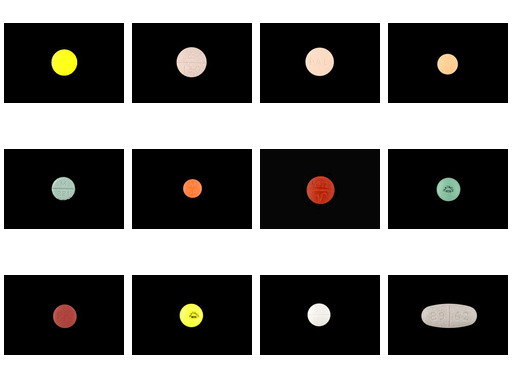
#> input picture image_110_pills_matches.jpg, 512 x 378 px
$ python extract_features.py image_110_pills_matches.jpg   (Python 2 division)
#> lines starting #> are read from the running program, lines starting #| are printed output that depends on the picture
#!/usr/bin/env python
#@author: Brandon Tarney
#@Date: 11/19/2017

## WHAT: Sample program to extract image features
## HOW: python extract_features.py image_100.jpg

import cv2
import sys
import random
import numpy

#Extracts features from image and returns them as a vector
def extract_features(src_image_bgr, src_image_gray):
    feature_vector = []
    src_image_hsv = cv2.cvtColor(src_image_bgr, cv2.COLOR_BGR2HSV)

    #Image size/shape
    feature_vector.append(src_image_bgr.shape[0])#height
    feature_vector.append(src_image_bgr.shape[1])#width

    # gray-scale histogram descriptors
    append_gray_histogram_descriptors(src_image_gray, feature_vector)

    # color histogram descriptors
    append_color_histogram_descriptors(src_image_bgr, feature_vector)

    #corner descriptors
    append_corner_descriptors(src_image_gray, feature_vector)

    #ORB descriptors
    append_orb_descriptors(src_image_gray, feature_vector)

    #SIFT descriptors
    append_sift_descriptors(src_image_gray, feature_vector)

    # do SURF stuff
    append_surf_descriptors(src_image_gray, feature_vector)

    #print("feature_vector is " + str(len(feature_vector)) + " long")
    return feature_vector


def append_corner_descriptors(src_image_gray, feature_vector):
    # goodFeaturesToTrack: returns array of corners
    max_corners = 100
    qualityLevel = 0.01
    min_distance_between_corners = 10
    corners = cv2.goodFeaturesToTrack(
            src_image_gray,
            max_corners,
            qualityLevel,
            min_distance_between_corners)
    number_of_corners = len(corners)
    feature_vector.append(number_of_corners)
    return


def append_orb_descriptors(src_image_gray, feature_vector):
    # ORB: returns 2d descriptor array
    orb = cv2.ORB_create()
    (keypoints, descriptors) = orb.detectAndCompute(src_image_gray, None)
    append_array_statistic_descriptors(descriptors, feature_vector)
    return


def append_surf_descriptors(src_image_gray, feature_vector):
    # SURF: returns 2d descriptor array
    surf = cv2.xfeatures2d.SURF_create(1)
    (keypoints, descriptors) = surf.detectAndCompute(src_image_gray, None)
    append_array_statistic_descriptors(descriptors, feature_vector)
    return


def append_sift_descriptors(src_image_gray, feature_vector):
    # SIFT: returns 2d descriptor array
    sift = cv2.xfeatures2d.SIFT_create(1)
    (keypoints, descriptors) = sift.detectAndCompute(src_image_gray, None)
    append_array_statistic_descriptors(descriptors, feature_vector)
    return


def append_gray_histogram_descriptors(src_image_gray, feature_vector):
    #get histogram
    gray_histogram = cv2.calcHist([src_image_gray], [0], None, [256],[0,256])
    #cv2.normalize(gray_histogram, gray_histogram)
    gray_histogram = gray_histogram.flatten()

    append_histogram_descriptors(gray_histogram, feature_vector)
    return


def append_color_histogram_descriptors(src_image_bgr, feature_vector):
    # get B, G, R histograms
    channels = cv2.split(src_image_bgr)
    for channel in channels:
        histogram = cv2.calcHist([channel], [0], None, [256], [0,256])
        #cv2.normalize(histogram, histogram)
        histogram = histogram.flatten()
        append_histogram_descriptors(histogram, feature_vector)
    return


def append_histogram_descriptors(histogram, feature_vector):
    #extract descriptors: mean, std_dev, max val & index of max val (color value)
    mean, std_dev = cv2.meanStdDev(histogram)
    max_val = numpy.amax(histogram)
    max_index = numpy.argmax(histogram)

    feature_vector.append(mean[0][0])
    feature_vector.append(std_dev[0][0])
    feature_vector.append(max_val)
    feature_vector.append(max_index)
    return


def append_array_statistic_descriptors( array, feature_vector):
    std = numpy.std(array)
    mean = numpy.mean(array)
    median = numpy.median(array)
    maximum = numpy.amax(array)
    variance = numpy.var(array)
    feature_vector.append(std)
    feature_vector.append(mean)
    feature_vector.append(median)
    feature_vector.append(maximum)
    feature_vector.append(variance)
    return


##Load Image
if __name__=='__main__':
    filename = ''

    # Load the source image.
    if len(sys.argv) > 1:
        filename = sys.argv[1]
        orig_src_image_bgr = cv2.imread(filename, 1) # load as color
#> orig_src_image_bgr is the input picture: shape (378, 512, 3); mean B, G, R 108.2, 109.7, 110.6
        orig_src_image_gray = cv2.imread(filename, 0) # load as gray
#> orig_src_image_gray: shape (378, 512); min 0, max 255, mean 109.8
    else:
        print "ERROR: %s image.png" % (sys.argv[0])
        sys.exit(1)

    #Extract image features
    feature_vector = extract_features(orig_src_image_bgr, orig_src_image_gray)
#> in extract_features, `src_image_hsv = cv2.cvtColor(src_image_bgr, cv2.COLOR_BGR2HSV)`: src_image_hsv: shape (378, 512, 3); mean H, S, V 2.5, 7.9, 110.9
#> in append_gray_histogram_descriptors, `gray_histogram = cv2.calcHist([src_image_gray], [0], None, [256],[0,25..`: gray_histogram = 256 values, max 93265 at index 0, min 2 at index 134, mean 756
#> in append_histogram_descriptors, `mean, std_dev = cv2.meanStdDev(histogram)`: mean = [756]; std_dev = [7467.2]
#> in append_histogram_descriptors, `max_val = numpy.amax(histogram)`: max_val = 93265
#> in append_histogram_descriptors, `max_index = numpy.argmax(histogram)`: max_index = 0
#> the loop in append_color_histogram_descriptors, `for channel in channels:` made 3 passes
#> (std_dev in append_histogram_descriptors, max_val in append_histogram_descriptors) on passes 1 to 3: ([7460.4], 93164), ([7472.5], 93037), ([7478.1], 92991)
#> in append_corner_descriptors, `corners = cv2.goodFeaturesToTrack( src_image_gray, max_corners, qualit..`: corners = 72 rows, first 8: [507, 275], [388, 275], [260, 275], [132, 275], [4, 275], [507, 228], [388, 228], [251, 228]
#> in append_corner_descriptors, `number_of_corners = len(corners)`: number_of_corners = 72
#> in append_orb_descriptors, `(keypoints, descriptors) = orb.detectAndCompute(src_image_gray, None)`: keypoints = 487 keypoints; strongest (x, y, size): (378, 101, 37.2), (133, 101, 37.2), (122, 102, 31), (133, 102, 31)
#> in append_array_statistic_descriptors, `std = numpy.std(array)`: std = 76.08
#> in append_array_statistic_descriptors, `std = numpy.std(array)`:
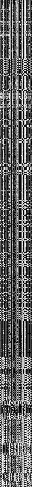
#> array: shape (487, 32); min 0, max 255, mean 99.8
#> in append_array_statistic_descriptors, `mean = numpy.mean(array)`: mean = 99.84
#> in append_array_statistic_descriptors, `median = numpy.median(array)`: median = 88
#> in append_array_statistic_descriptors, `maximum = numpy.amax(array)`: maximum = 255
#> in append_array_statistic_descriptors, `variance = numpy.var(array)`: variance = 5788
#> in append_sift_descriptors, `(keypoints, descriptors) = sift.detectAndCompute(src_image_gray, None)`: keypoints = 3 keypoints; (x, y, size): (319, 314, 14.5), (319, 314, 14.5), (319, 314, 14.5)
#> (the run stopped early here; a loop or call above may not have finished)

$ run again, on image_19_redpepper_matches.jpg
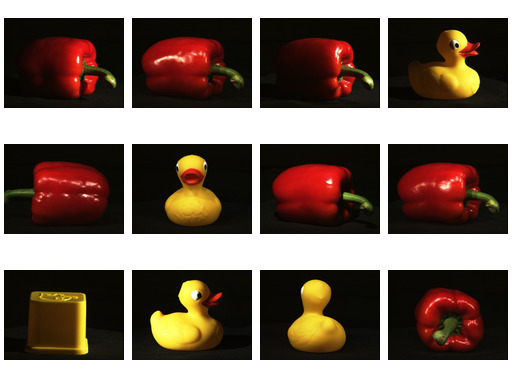
#> input picture image_19_redpepper_matches.jpg, 512 x 378 px
#> orig_src_image_bgr is the input picture: shape (378, 512, 3); mean B, G, R 91.7, 102.1, 118.4
#> `orig_src_image_gray = cv2.imread(filename, 0)`:
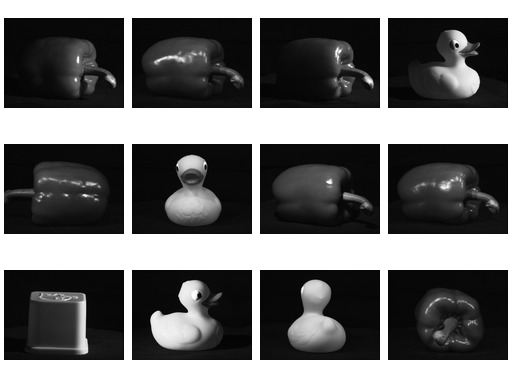
#> orig_src_image_gray: shape (378, 512); min 0, max 255, mean 105.8
#> src_image_hsv: shape (378, 512, 3); mean H, S, V 16.8, 109.9, 118.7
#> gray_histogram = 256 values, max 59795 at index 255, min 4 at index 245, mean 756
#> in append_histogram_descriptors, `mean, std_dev = cv2.meanStdDev(histogram)`: mean = [756]; std_dev = [4206.5]
#> max_val = 59795
#> max_index = 255
#> the loop in append_color_histogram_descriptors, `for channel in channels:` made 3 passes
#> (std_dev in append_histogram_descriptors, max_val in append_histogram_descriptors) on passes 1 to 3: ([4150.2], 56429), ([4285.3], 59975), ([4187.4], 61330)
#> corners = 100 rows, first 8: [507, 18], [132, 144], [388, 270], [123, 18], [4, 144], [4, 270], [251, 270], [388, 144]
#> number_of_corners = 100
#> in append_orb_descriptors, `(keypoints, descriptors) = orb.detectAndCompute(src_image_gray, None)`: keypoints = 500 keypoints; strongest (x, y, size): (389, 271, 31), (122, 271, 31), (261, 271, 31), (377, 270, 31)
#> std = 75.43
#> in append_array_statistic_descriptors, `std = numpy.std(array)`:
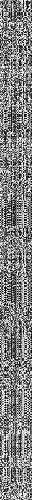
#> array: shape (500, 32); min 0, max 255, mean 128.4
#> in append_array_statistic_descriptors, `mean = numpy.mean(array)`: mean = 128.4
#> median = 127
#> maximum = 255
#> variance = 5689.5
#> in append_sift_descriptors, `(keypoints, descriptors) = sift.detectAndCompute(src_image_gray, None)`: keypoints = 2 keypoints; (x, y, size): (189, 292, 13.4), (189, 292, 13.4)
